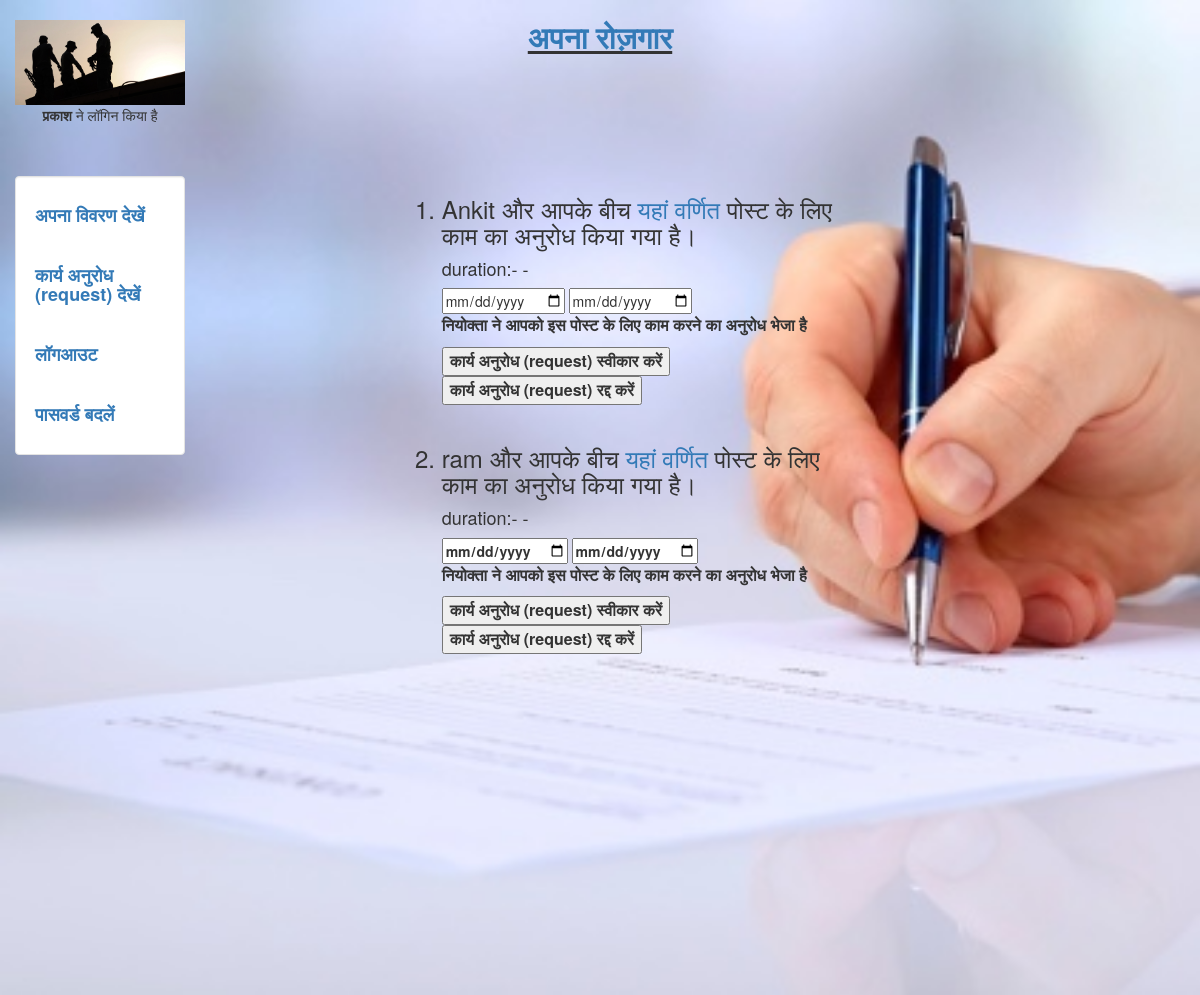
Page /workrequest (signed in) on the earlier database version.
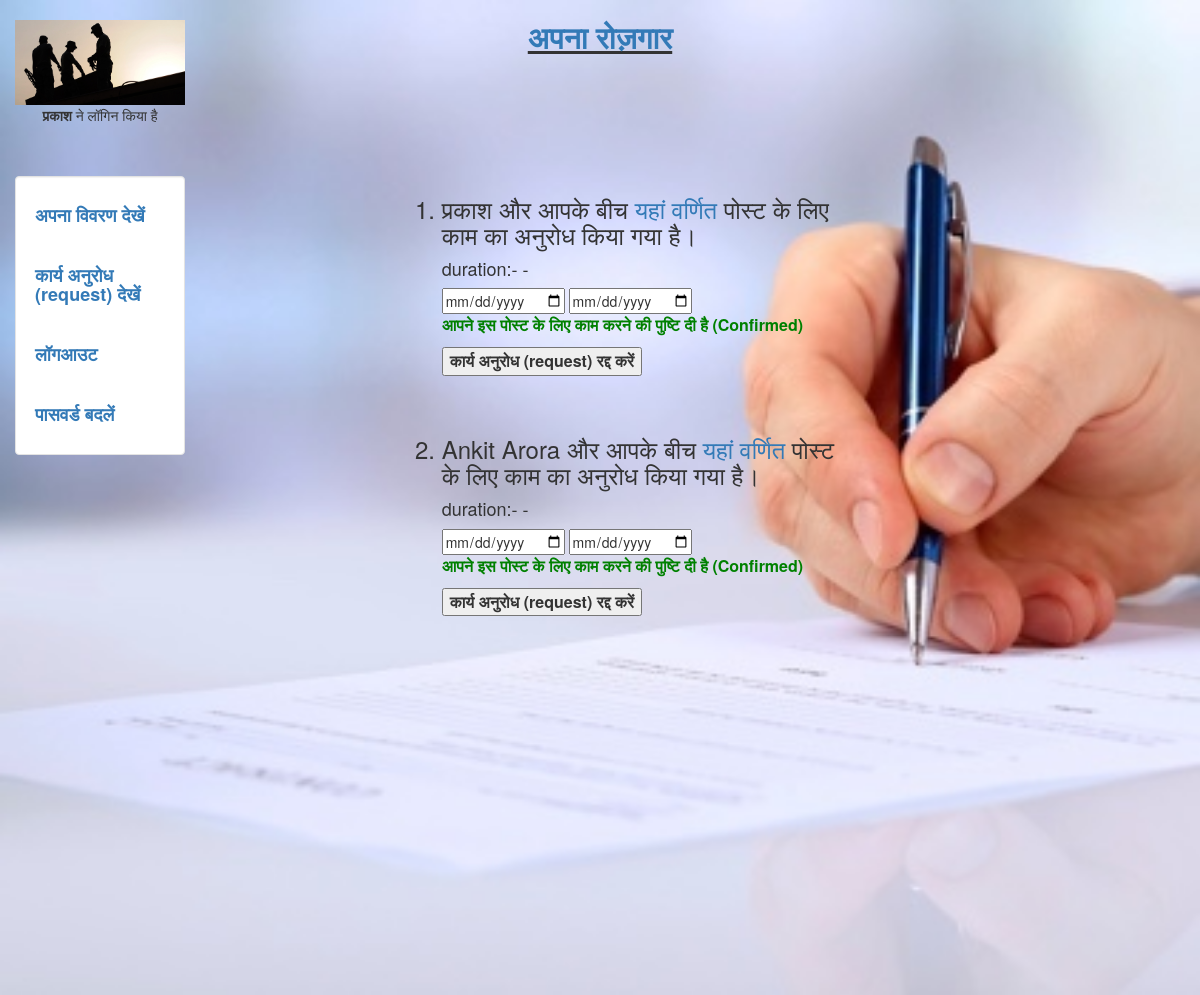
Same page on the later database version.
### search/models.py (models this page shows)
class Status(models.Model):
	status_id=models.AutoField(primary_key=True)
	post_id=models.IntegerField(blank = True, null = True)
	user_id=models.IntegerField(blank = True, null = True)
	hirer = models.CharField(max_length = 100,blank = True, null = True)
	worker = models.CharField(max_length = 100,blank = True, null = True)
	userhirer = models.CharField(max_length = 100,blank = True, null = True)
	userworker = models.CharField(max_length = 100,blank = True, null = True)
	hirer_status = models.IntegerField(blank = True, null = True)
	worker_status = models.IntegerField(blank = True, null = True)
	confirm=models.CharField(max_length = 2,blank = True, null = True)
	temp=models.CharField(max_length = 2,blank = True, null = True)
	start_date = models.DateField(blank = True, null = True)
	end_date = models.DateField(blank = True, null = True)
	pay=models.CharField(max_length = 2,blank = True, null = True)
	rating=models.CharField(max_length = 2,blank = True, null = True)

### login/views.py (the view, shortened to what this page needs)
# urls.py: url(r'^workrequest',workrequest,name = 'workrequest'),
def workrequest(request):
	if request.method=="POST" and ('hhire' in request.POST or 'hchire' in request.POST ):
		post_id=request.POST.get('post_id')
		user_id=request.POST.get('user_id')
		start_date=request.POST.get('start_date')
		end_date=request.POST.get('end_date')
		pqr=Status.objects.get(post_id=post_id,user_id=user_id)
		warn=""
		if 'hhire' in request.POST :
			r=Status.objects.filter(user_id=user_id,confirm='a')
			p=r.filter(Q(start_date__lte=end_date,start_date__gte=start_date)|Q(end_date__lte=end_date,end_date__gte=start_date))
			if len(p)==0:
				pqr.hirer_status=user_id
				pqr.confirm='a'
				pqr.save()
			else:
				warn="अब मजदूर इस तिथि पर उपलब्ध नहीं है।"
		if 'hchire' in request.POST :
			pqr.delete()
		data=Status.objects.filter(userhirer=request.user.username)
		for select in data:
			if select.worker_status==select.post_id and select.hirer_status==select.user_id:
				select.temp='a'
				select.save()
			elif select.worker_status==select.post_id:
				select.temp='c'
				select.save()
			elif select.hirer_status==select.user_id:
				select.temp='b'
				select.save()
			else:
				select.temp='d'
				select.save()
		if len(data)==0:
			warn="वर्तमान में आपके लिए कोई अनुरोध नहीं है।"
		return render(request,'search/workrequest.html',{'data':data,'warn':warn})
	else:
		value=LoginAs.objects.get(username=request.user.username)
		if value.loginas=="worker":
			data=Status.objects.filter(userworker=request.user.username)
			for select in data:
				if select.worker_status==select.post_id and select.hirer_status==select.user_id:
					select.temp='a'
					select.save()
				elif select.worker_status==select.post_id:
					select.temp='b'
					select.save()
				elif select.hirer_status==select.user_id:
					select.temp='c'
					select.save()
				else:
					select.temp='d'
					select.save()
			warn=""
			if len(data)==0:
				warn="वर्तमान में आपके लिए कोई अनुरोध नहीं है।"
			return render(request,'worker/workrequest.html',{'data':data,'warn':warn})

### worker/templates/worker/workrequest.html (shortened to what this page needs)
{% extends "login/header.html" %}
{% block content %}
<div class ='col-sm-6 col-sm-offset-2'>
  <link rel="stylesheet" href="https://cdnjs.cloudflare.com/ajax/libs/font-awesome/4.7.0/css/font-awesome.min.css">
    <ol>
     {% for data1 in data %}
     <h3><li>{{data1.hirer}} और आपके बीच <a href="/detailpost/?data={{data1.post_id}}">यहां वर्णित </a>पोस्ट के लिए काम का अनुरोध किया गया है।</li></h3>
     <h4> duration:- {{data1.start_date|date:"d/m/20y"}} - {{data1.end_date|date:"d/m/20y"}}</h4>
     <form method="POST" action="/workrequest">
     <input type="date" name ='end_date' value={{data1.end_date|date:"20y-m-d"}} hidden></input>
     <input type="date" name ='start_date' value={{data1.start_date|date:"20y-m-d"}} hidden></input>
     <font size = 3.5>
     {%if "a" in data1.temp %}
     <font color = "green"><p><b>आपने इस पोस्ट के लिए काम करने की पुष्टि दी है (Confirmed)</b></p></font>
     <b><button type="submit" name = 'wchire' >कार्य अनुरोध (request) रद्द करें</button>
     {%endif%}
    {%if "c" in data1.temp %}
    <p><b>नियोक्ता ने आपको इस पोस्ट के लिए काम करने का अनुरोध भेजा है</b></p>
     <b><button type="submit" name = 'whire' >कार्य अनुरोध (request) स्वीकार करें</button>
      <b><button type="submit" name = 'wchire' >कार्य अनुरोध (request) रद्द करें</button>
    {%endif%}
   </b>
 </font>
  </form>
     </h2><br><br>
     {% endfor %}
   </ol>
</div>
{% endblock %}

### login/templates/login/header.html (shortened to what this page needs)
<!DOCTYPE html>
<html lang="en">
 <head>
   {% load staticfiles %}
   <link rel="stylesheet" href="{% static 'login/css/bootstrap.min.css' %}" type = "text/css"/>
  </head>
<body class="body" style="background-color:#F8F2C3">
  <img class = 'bg' src = "{% static 'login/img/img.jpg' %}">
	<div class="container-fluid" style="min-height:95%; ">
		<div class="row">
			  <div class="col-sm-2">
				<br>
				  <center>
					<img src="{% static 'login/img/profile.jpg' %}" class="img-responsive" style='max-height:100px;' alt="logo">
					{% if request.user.username %}
				  	<p><b> {{request.user.first_name}}</b> ने लॉगिन किया है</p>
					{% endif %}
				  </center>
			  </div>
			    <div class="col-sm-8">
				  <center>
				  <h2><b><u><a href="/about">अपना रोज़गार</a></b></u></h2>
				  </center>
			    </div>
		</div>
		<div class="row">
		  <div class="col-sm-2">
			<div class="well bs-sidebar" id="sidebar" style="background-color:#fff">
			  <ul class="nav nav-pills nav-stacked">
			  	{% if request.user.username %}
			  	<h4><b><li><a href = '/view'>अपना विवरण देखें</a></li></b></h4><br>
			  	<h4><b><li><a href = '/workrequest'>कार्य अनुरोध (request) देखें</a></li></b></h4><br>
			  	<h4><b><li><a href='/logout'>लॉगआउट</a></li></b></h4><br>
                               <h4><b> <li><a href = '/change_password'>पासवर्ड बदलें</a></li></b></h4>
			  	{%else%}
				<h4><b><li><a href='/login'>लॉग इन करें</a></li></b></h4><br>
				<h4><b><li><a href='/register'>रजिस्टर करे</a></li></b></h4><br>
                                <h4><b><li><a href='/forgot_password'>पासवर्ड भूल गए?</a></li></b></h4>
				{%endif%}
			  </ul>
			</div>
		  </div>
		  <div class="col-sm-10">
			<div class='container-fluid'>
			   {% block content %}
			   {% endblock %}
			</div>
		  </div>
		</div>
	</div>
	  <footer>
         <br>
         <br>
		<div class="container-fluid" style='margin-left:15px'>
			<p><a href="/about" target="blank">अपना रोज़गार</a> | <a href="https://www.iiita.ac.in/" target="blank">IIIT-इलाहाबाद</a></p>
		</div>
	  </footer>
</body>
</html>

### login/templates/login/header.html (style rules this page uses)
html, body { height:100% }
.bg { position: absolute; width: 100%; z-index: 0; }

Differences in the rows shown:
removed Status: hirer "Ankit", shows "नियोक्ता ने आपको इस पोस्ट के लिए काम करने का अनुरोध भेजा है", temp "कार्य अनुरोध (request) स्वीकार करें"
removed Status: hirer "ram", shows "नियोक्ता ने आपको इस पोस्ट के लिए काम करने का अनुरोध भेजा है", temp "कार्य अनुरोध (request) स्वीकार करें"
added Status: hirer "प्रकाश", shows "आपने इस पोस्ट के लिए काम करने की पुष्टि दी है (Confirmed)", temp "कार्य अनुरोध (request) रद्द करें"
added Status: hirer "Ankit Arora", shows "आपने इस पोस्ट के लिए काम करने की पुष्टि दी है (Confirmed)", temp "कार्य अनुरोध (request) रद्द करें"
